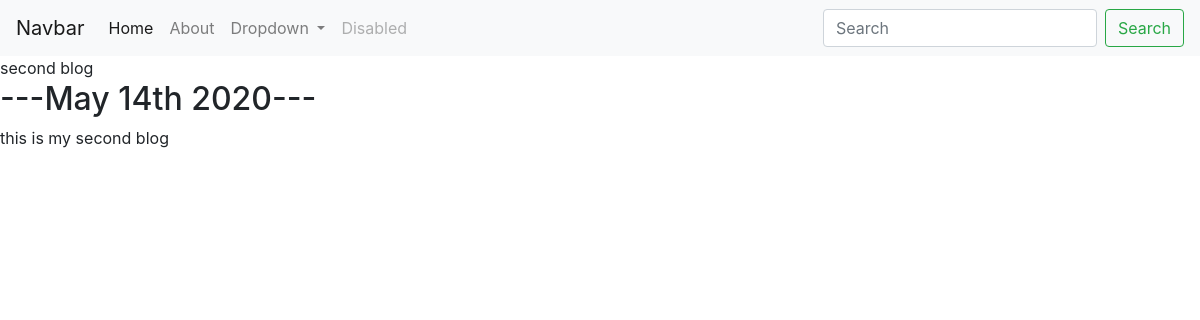
The app's page /blog/2/ with its own data.
### blog/models.py (models this page shows, shortened)
class blog(models.Model):
    title=models.CharField(max_length=200)
    description=models.TextField()
    date = models.DateField()

### blog/views.py (the view)
# urls.py: path('<int:blog_id>/',views.detail, name='detail'),
def detail(request, blog_id):
    blog1= get_object_or_404(blog, pk=blog_id)
    return render(request,"blog/detail.html",{'blog':blog1})

### blog/templates/blog/detail.html
{% extends 'portfolio/base.html'%}
{%block content%}
{{ blog.title }}
<h2>---{{blog.date|date:'F jS Y'}}---</h2>
{{blog.description|safe}}
{%endblock%}

### records on screen
blog: title "second blog", date "May 14th 2020", description "this is my second blog"
